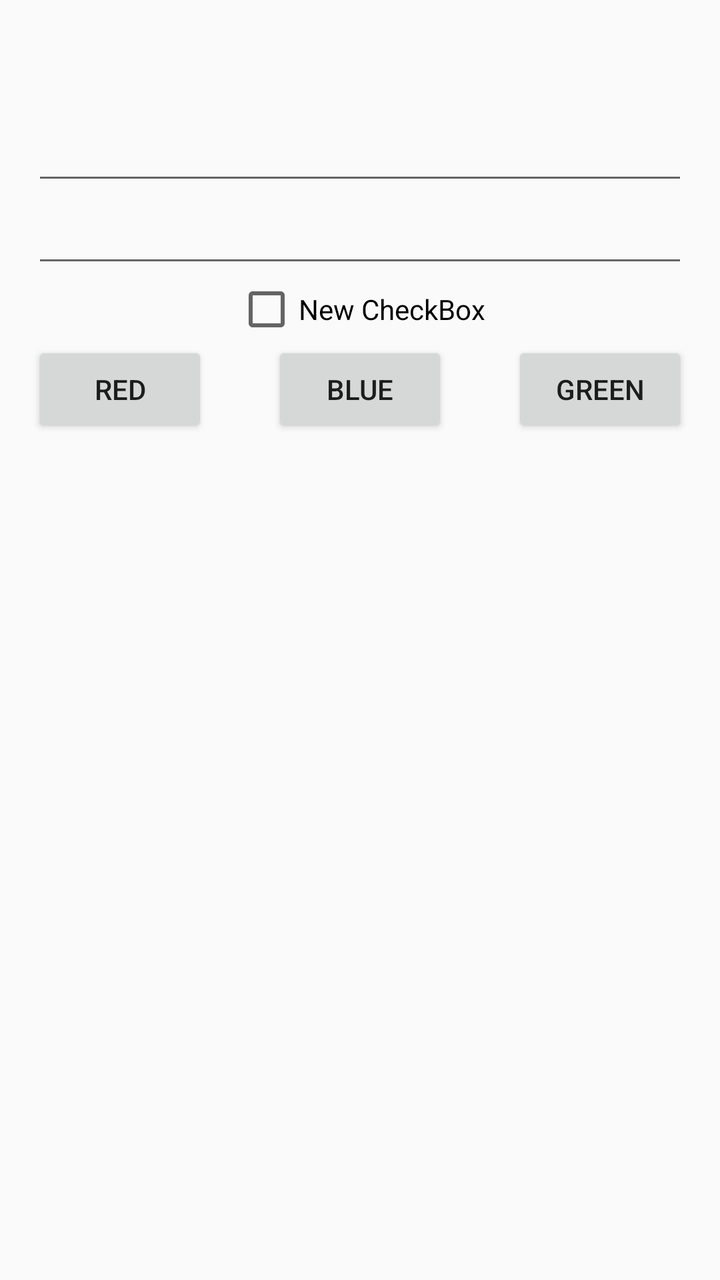
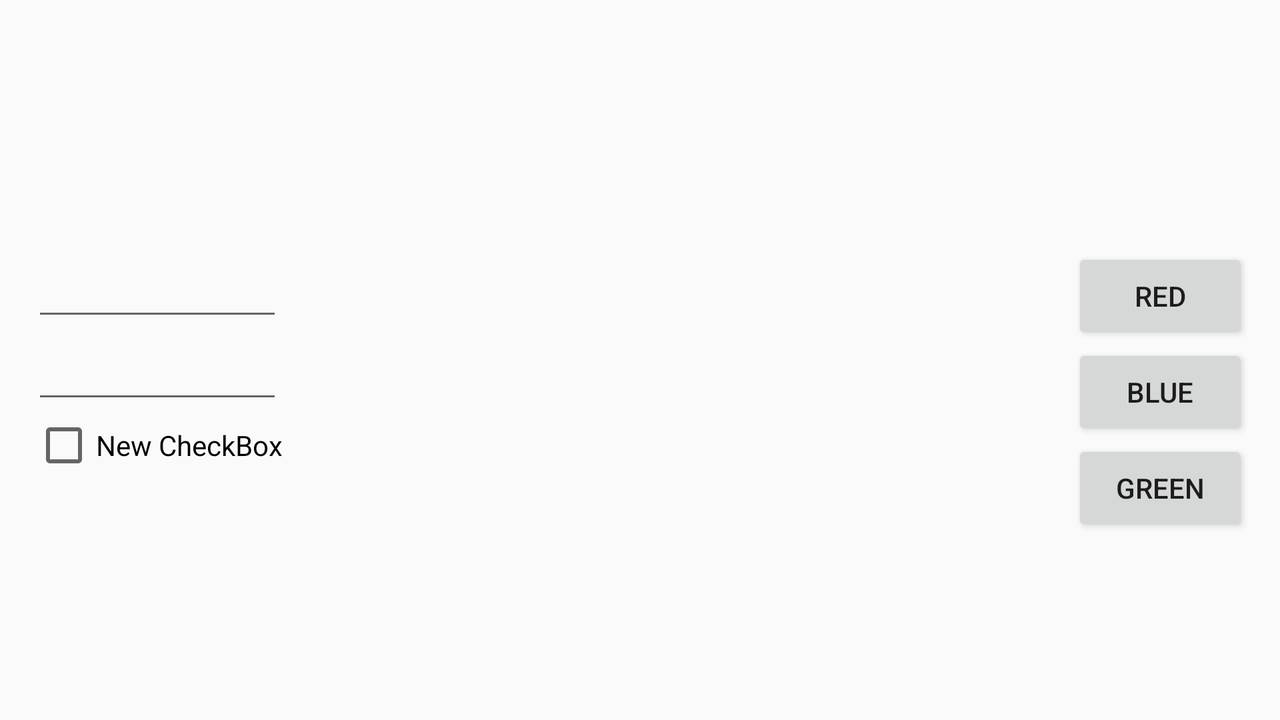

The same Android screen from two of the app's own layout files: first res/layout/ as a phone draws it, then the repository's variant for another configuration, drawn on a device whose configuration selects that folder. Both files follow.
<!-- AndroidManifest.xml: application theme AppTheme -->
<!-- res/layout/main_content.xml -->
<?xml version="1.0" encoding="utf-8"?>
<RelativeLayout xmlns:android="http://schemas.android.com/apk/res/android"
    xmlns:tools="http://schemas.android.com/tools"
    android:layout_width="match_parent"
    android:layout_height="match_parent"
    android:paddingLeft="@dimen/activity_horizontal_margin"
    android:paddingRight="@dimen/activity_horizontal_margin"
    android:paddingTop="?android:actionBarSize"
    android:paddingBottom="@dimen/activity_vertical_margin"
    tools:context="com.softdesign.school.ui.activities.MainActivity">

    <LinearLayout
        android:layout_width="match_parent"
        android:layout_height="wrap_content"
        android:orientation="vertical"
        android:id="@+id/linearLayout">

        <EditText
            android:layout_width="match_parent"
            android:layout_height="wrap_content"
            android:id="@+id/editText1" />

        <EditText
            android:layout_width="match_parent"
            android:layout_height="wrap_content"
            android:id="@+id/editText2"
            android:layout_below="@+id/editText"
            android:layout_alignParentLeft="true"
            android:layout_alignParentStart="true" />

        <CheckBox
            android:layout_width="wrap_content"
            android:layout_height="wrap_content"
            android:text="New CheckBox"
            android:id="@+id/checkBox"
            android:layout_gravity="center_horizontal" />

    </LinearLayout>

    <Button
        android:layout_width="wrap_content"
        android:layout_height="wrap_content"
        android:text="Red"
        android:id="@+id/btn_red"
        android:layout_below="@+id/linearLayout"
        android:layout_alignParentLeft="true"
        android:layout_alignParentStart="true" />

    <Button
        android:layout_width="wrap_content"
        android:layout_height="wrap_content"
        android:text="Blue"
        android:id="@+id/btn_blue"
        android:layout_below="@+id/linearLayout"
        android:layout_centerHorizontal="true" />

    <Button
        android:layout_width="wrap_content"
        android:layout_height="wrap_content"
        android:text="Green"
        android:id="@+id/btn_green"
        android:layout_below="@+id/linearLayout"
        android:layout_alignParentRight="true"
        android:layout_alignParentEnd="true" />

</RelativeLayout>
<!-- resources referenced by this layout -->
<resources>
  <dimen name="activity_horizontal_margin">16dp</dimen>
  <dimen name="activity_vertical_margin">16dp</dimen>
  <style name="AppTheme" parent="Theme.AppCompat.Light.NoActionBar">
          
          <item name="colorPrimary">@color/colorPrimary</item>
          <item name="colorPrimaryDark">@color/colorPrimaryDark</item>
          <item name="colorAccent">@color/colorAccent</item>
      </style>
  <color name="colorPrimary">#3F51B5</color>
  <color name="colorPrimaryDark">#303F9F</color>
  <color name="colorAccent">#FF4081</color>
</resources>
<!-- res/layout-land/main_content.xml (the repository's variant of the layout above) -->
<!-- drawn on the phone turned sideways -->
<?xml version="1.0" encoding="utf-8"?>
<RelativeLayout xmlns:android="http://schemas.android.com/apk/res/android"
    xmlns:tools="http://schemas.android.com/tools"
    android:layout_width="match_parent"
    android:layout_height="match_parent"
    android:paddingLeft="@dimen/activity_horizontal_margin"
    android:paddingRight="@dimen/activity_horizontal_margin"
    android:paddingTop="?android:actionBarSize"
    android:paddingBottom="@dimen/activity_vertical_margin"
    tools:context="com.softdesign.school.ui.activities.MainActivity"
    android:gravity="center">

    <LinearLayout
        android:layout_width="wrap_content"
        android:layout_height="wrap_content"
        android:orientation="vertical"
        android:id="@+id/linearLayout"
        android:layout_alignParentLeft="false">

        <EditText
            android:layout_width="match_parent"
            android:layout_height="wrap_content"
            android:id="@+id/editText1" />

        <EditText
            android:layout_width="match_parent"
            android:layout_height="wrap_content"
            android:id="@+id/editText2"
            android:layout_below="@+id/editText"
            android:layout_alignParentLeft="true"
            android:layout_alignParentStart="true" />

        <CheckBox
            android:layout_width="wrap_content"
            android:layout_height="wrap_content"
            android:id="@+id/checkBox"
            android:layout_gravity="center_horizontal"
            android:text="New CheckBox" />

    </LinearLayout>

    <LinearLayout

        android:layout_alignRight="@+id/linearLayout"
        android:orientation="vertical"
        android:layout_width="wrap_content"
        android:layout_height="wrap_content"
        android:layout_alignParentRight="true"
        android:id="@+id/ll1">

        <Button
            android:layout_width="wrap_content"
            android:layout_height="wrap_content"
            android:text="Red"
            android:id="@+id/btn_red"
            android:layout_below="@+id/linearLayout"
            android:layout_alignParentLeft="true"
            android:layout_alignParentStart="true" />

        <Button
            android:layout_width="wrap_content"
            android:layout_height="wrap_content"
            android:text="Blue"
            android:id="@+id/btn_blue"
            android:layout_below="@+id/linearLayout"
            android:layout_centerHorizontal="true" />

        <Button
            android:layout_width="wrap_content"
            android:layout_height="wrap_content"
            android:text="Green"
            android:id="@+id/btn_green"
            android:layout_below="@+id/linearLayout"
            android:layout_alignParentRight="true"
            android:layout_alignParentEnd="true" />
    </LinearLayout>

</RelativeLayout>
